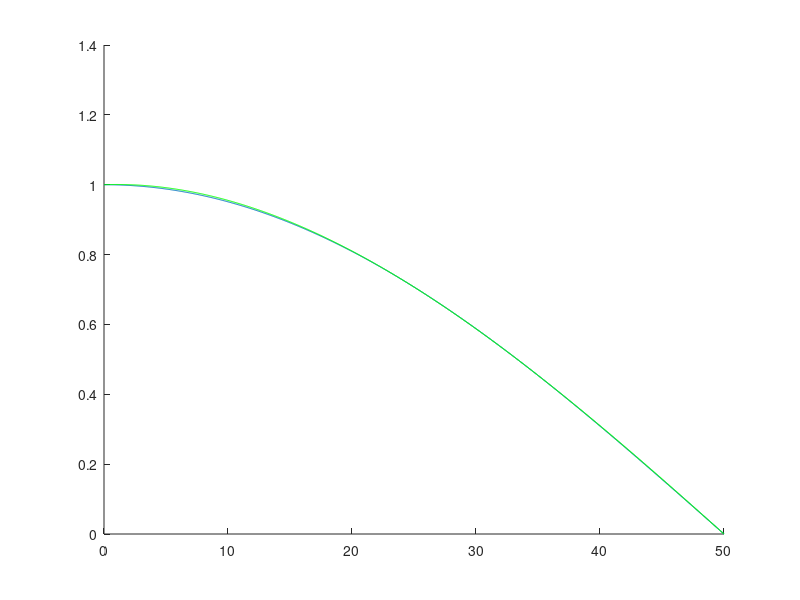

This figure's MATLAB source:
function ma = interpolation (x, n, N)
  if nargin < 1
    x = [0, pi/4, pi/3, pi/2];
  end
  if nargin < 2 || n == 0
    n = size(x,2) - 1;
  end
  if nargin < 3
    N = 50;
  end
  y = cos(x);
  pol_i = polyfit(x,y,n);
  xx = x;
  f = @(x) (pi*x / 100) ;
  
  ma = 0;
  for j=0:N
    dst = polyval(pol_i, f(j)) - cos(f(j));
    if dst > ma
      ma = dst;
    end
  end
  % Answer
  ma = ma
  
  % For arccos
  y = x;
  x = cos(x);
  pol_i2 = polyfit(x,y,n);
  
  a = sqrt(3)/2;
  
  % Answer
  dst = abs(polyval(pol_i2, a) - acos(a))
  polyval(pol_i2, a)
  acos(a)
  
  % graph for second part
  if 0
    t = linspace(0, xx(end), 1000);
    xx(end)
    hold on
    plot(t, acos(t));
    plot(t, polyval(pol_i2, t), "g"); 
    hold off
  else  
    t = linspace(0, 50, 1000);
    hold on
    plot(t, cos(f(t)));
    plot(t, polyval(pol_i, f(t)), "g"); 
    hold off
  end
end
